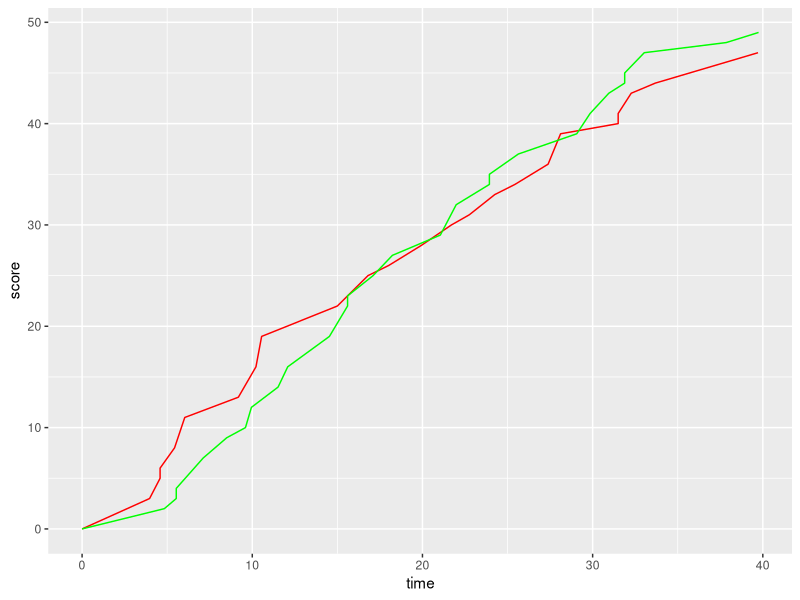

Reproduce this figure in R. (Note: this script raises an error after producing the figure.)
##tutorial due dec. 1
##Faith Schafer


getwd()
setwd("/Users/faithschafer/Downloads")

##question 1 : to make the game score results graph: 

##reading in data
basketball <- read.table("UWvMSU_1-22-13.txt", header=T)

##subsetting and creating empty vectors
uw <- basketball[basketball$team=="UW",]
msu <- basketball[basketball$team=="MSU",]

sumofuw<- numeric(nrow(uw))
sumofmsu <-numeric(nrow(msu))

##the msu vector
for (i in 1:nrow(msu)){
  sumofmsu[i] <- sum(msu$score[1:i])
}
sumofmsu<- c(0, sumofmsu)

##wisconsin vector
for (i in 1:nrow(uw)){
  sumofuw[i] <- sum(uw$score[1:i])
}
sumofuw <- c(0, sumofuw)

##adding starting scores
msu1 <- data.frame(time = 0, team= "MSU", score= 0)
msu <-rbind(msu1, msu)

uw1 <- data.frame(time = 0, team= "UW", score= 0)
uw <- rbind(uw1, uw)

##relationship between sum and time scored for the ggplot
uw <- cbind(uw, sumofuw)
msu <- cbind(msu, sumofmsu)

##create ggplot
library("ggplot2")
ggplot(data=NULL, aes(x=basketball$time, y=basketball$score))+
  geom_line(data=uw, aes(x=uw$time, y=uw$sumofuw), color="red") +
  geom_line(data=msu, aes(x=msu$time, y=msu$sumofmsu), color="green") +
  xlab ("time") +
  ylab ("score")


##question 2 : guess my number game

##creating the initial variable
random_number <- sample(1:100,1)

for (i in 1:10){
  guess <- as.numeric(readline("Guess: "))
  
  if (guess > random_number){
    print ("lower!")
  }else if (guess < random_number){
    print ("higher!")
  }else if (guess == random_number){
    print ("correct!")
  }
  if (i ==10){
    print ("Sorry, too many guesses. Try again later!")
  }
}

